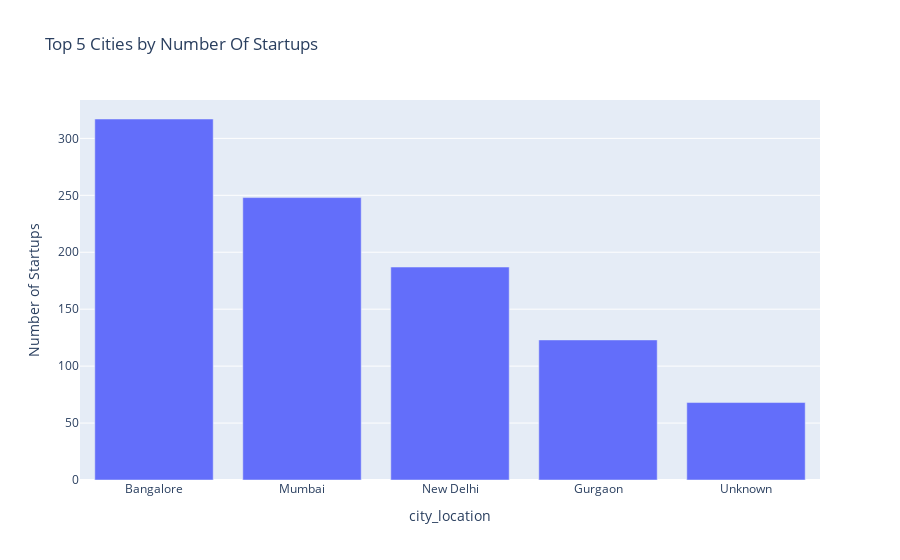

Notebook code cell kept with this figure:
### Code cell
top_cities=df.groupby('city_location')['startup_name'].count().sort_values(ascending=False).head(5).reset_index()
fig=px.bar(
    top_cities,
    x='city_location',
    y='startup_name',
    title='Top 5 Cities by Number Of Startups',
    labels={'startup_name': 'Number of Startups'}
)
fig.show()

### Figure 1 — Plotly figure (JSON) as saved in the notebook; plotly's stock layout.template omitted (floating-point values rounded to 4 significant figures)
{"data": [{"hovertemplate": "city_location=%{x}<br>Number of Startups=%{y}<extra></extra>", "legendgroup": "", "marker": {"color": "#636efa", "pattern": {"shape": ""}}, "name": "", "orientation": "v", "showlegend": false, "textposition": "auto", "type": "bar", "x": ["Bangalore", "Mumbai", "New Delhi", "Gurgaon", "Unknown"], "xaxis": "x", "y": [317, 248, 187, 123, 68], "yaxis": "y"}], "layout": {"barmode": "relative", "legend": {"tracegroupgap": 0}, "title": {"text": "Top 5 Cities by Number Of Startups"}, "xaxis": {"anchor": "y", "domain": [0, 1], "title": {"text": "city_location"}}, "yaxis": {"anchor": "x", "domain": [0, 1], "title": {"text": "Number of Startups"}}}}
